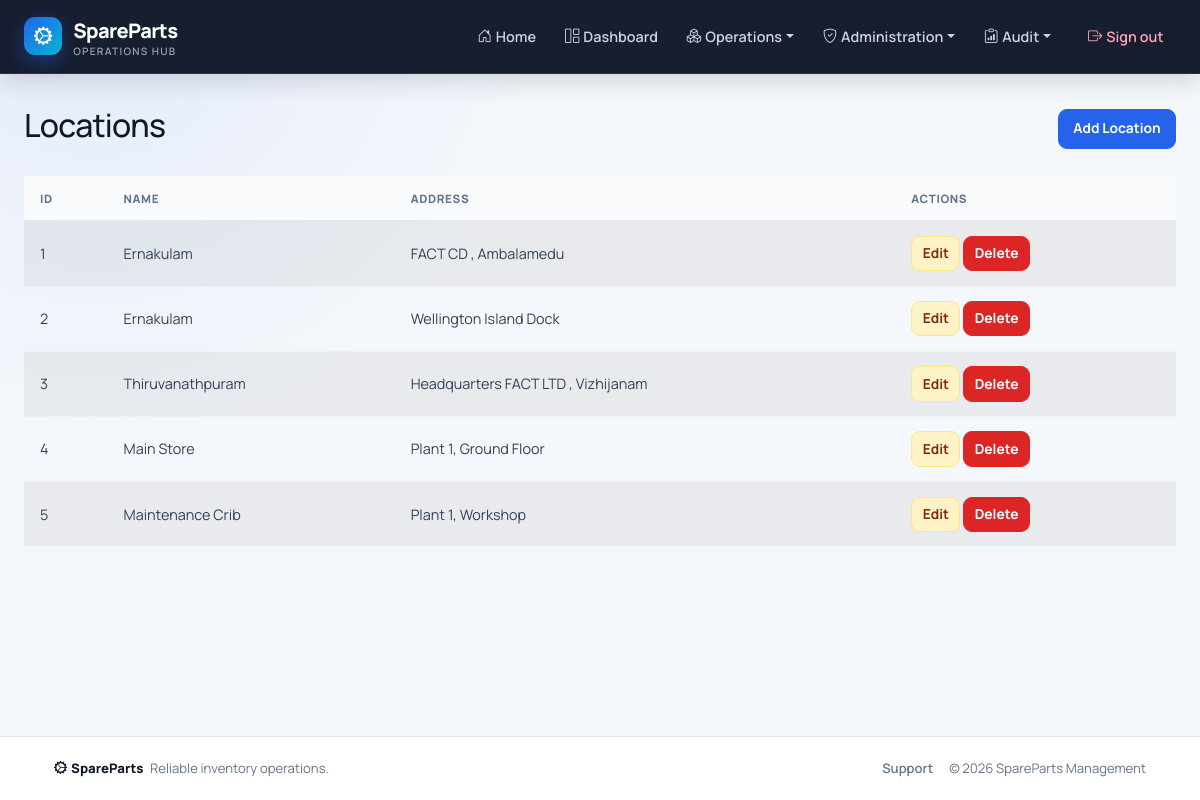
The app's page /inventory/locations/ (signed in) with its own data.
### inventory/models.py (models this page shows, shortened)
class Location(models.Model):
    name = models.CharField(max_length=100)
    address = models.TextField(blank=True, null=True)

### inventory/views.py (the view)
# urls.py: path('locations/', LocationListView.as_view(), name='location_list'),
class LocationListView(LoginRequiredMixin, RoleRequiredMixin, ListView):
    model = Location
    template_name = 'location_list.html'
    context_object_name = 'locations'
    allowed_roles = ['inventory_manager']

### core/models.py (called while the page is built)
    def has_access(self, code):
        if not self.is_authenticated or not self.is_active:
            return False
        if self.is_superuser:
            return True
        return self.get_effective_access_permissions().filter(code=code).exists()

### core/templatetags/rbac.py (called while the page is built)
@register.filter
def has_access(user, code):
    return bool(getattr(user, 'has_access', lambda unused: False)(code))

### parts/mixins.py (called while the page is built)
    def get_permission_required(self):
        if self.permission_required:
            return self.permission_required
        model_name = self.model._meta.model_name
        module = self.permission_modules.get(model_name, model_name)
        action = 'view' if self.__class__.__name__.endswith(('ListView', 'DetailView')) else 'manage'
        return f'{module}.{action}'

    def dispatch(self, request, *args, **kwargs):
        if self.get_permission_required() == 'users.manage' and not request.user.is_superuser:
            raise PermissionDenied("Only a super admin can manage users and permissions.")
        if request.user.is_authenticated and request.user.has_access(self.get_permission_required()):
            return super().dispatch(request, *args, **kwargs)
        raise PermissionDenied("You do not have permission to access this page.")

### templates/location_list.html (shortened to what this page needs)
{% extends 'base.html' %}{% load rbac %}
{% block content %}
<div class="d-flex justify-content-between align-items-center mb-4">
    <h2>Locations</h2>
    {% if user|has_access:'locations.manage' %}
        <a href="{% url 'inventory:location_add' %}" class="btn btn-primary">Add Location</a>
    {% endif %}
</div>
<table class="table table-striped table-hover">
    <thead class="table-dark">
        <tr>
            <th>ID</th>
            <th>Name</th>
            <th>Address</th>
            {% if user|has_access:'locations.manage' %}
                <th>Actions</th>
            {% endif %}
        </tr>
    </thead>
    <tbody>
        {% for location in locations %}
        <tr>
            <td>{{ location.id }}</td>
            <td>{{ location.name }}</td>
            <td>{{ location.address }}</td>
            {% if user|has_access:'locations.manage' %}
            <td>
                <a href="{% url 'inventory:location_edit' location.id %}" class="btn btn-sm btn-warning">Edit</a>
                <a href="{% url 'inventory:location_delete' location.id %}" class="btn btn-sm btn-danger">Delete</a>
            </td>
            {% endif %}
        </tr>
        {% empty %}
        <tr><td colspan="4" class="text-center">No locations available.</td></tr>
        {% endfor %}
    </tbody>
</table>
{% endblock %}

### templates/base.html (style rules this page uses)
:root { --sp-navy: #0f172a; --sp-navy-soft: #1e293b; --sp-primary: #2563eb; --sp-primary-dark: #1d4ed8; --sp-cyan: #06b6d4; --sp-surface: #ffffff; --sp-bg: #f4f7fb; --sp-border: #e2e8f0; --sp-muted: #64748b; --sp-text: #172033; --sp-radius: 14px; --sp-shadow: 0 10px 30px rgba(15, 23, 42, .07); }
* { box-sizing: border-box; }
html { scroll-behavior: smooth; }
body { min-height: 100vh; display: flex; flex-direction: column; margin: 0; color: var(--sp-text); background: radial-gradient(circle at 8% 0%, rgba(37, 99, 235, .07), transparent 28rem), var(--sp-bg); font-family: "Manrope", system-ui, -apple-system, "Segoe UI", sans-serif; -webkit-font-smoothing: antialiased; }
a { text-underline-offset: 3px; }
.page-header, .d-flex.justify-content-between.mb-4, .d-flex.justify-content-between.align-items-center.mb-4 { gap: 1rem; align-items: center; }
h1, h2, h3, h4, h5, h6 { color: var(--sp-navy); letter-spacing: -.025em; }
.table { --bs-table-bg: transparent; --bs-table-hover-bg: #f8fafc; margin-bottom: 0; vertical-align: middle; }
.table thead th { padding: .85rem 1rem; border-bottom: 1px solid var(--sp-border); background: #f8fafc !important; color: #64748b !important; font-size: .72rem !important; font-weight: 800 !important; letter-spacing: .055em; text-transform: uppercase; white-space: nowrap; }
.table tbody td { padding: .9rem 1rem; border-color: #edf2f7; color: #334155; font-size: .9rem; }
.table tbody tr:last-child td { border-bottom: 0; }
.btn { min-height: 40px; display: inline-flex; align-items: center; justify-content: center; gap: .35rem; padding: .55rem .9rem; border-radius: 9px; font-size: .86rem; font-weight: 700; box-shadow: none !important; transition: transform .16s ease, background .16s ease, border-color .16s ease; }
.btn-primary { background: var(--sp-primary); border-color: var(--sp-primary); }
.btn-warning { color: #7c2d12; background: #fef3c7; border-color: #fde68a; }
.btn-danger { background: #dc2626; border-color: #dc2626; }
.btn-sm { min-height: 34px; padding: .4rem .65rem; }

### records on screen
Location: id "1", name "Ernakulam", address "FACT CD , Ambalamedu"
Location: id "2", name "Ernakulam", address "Wellington Island Dock"
Location: id "3", name "Thiruvanathpuram", address "Headquarters FACT LTD , Vizhijanam"
Location: id "4", name "Main Store", address "Plant 1, Ground Floor"
Location: id "5", name "Maintenance Crib", address "Plant 1, Workshop"
